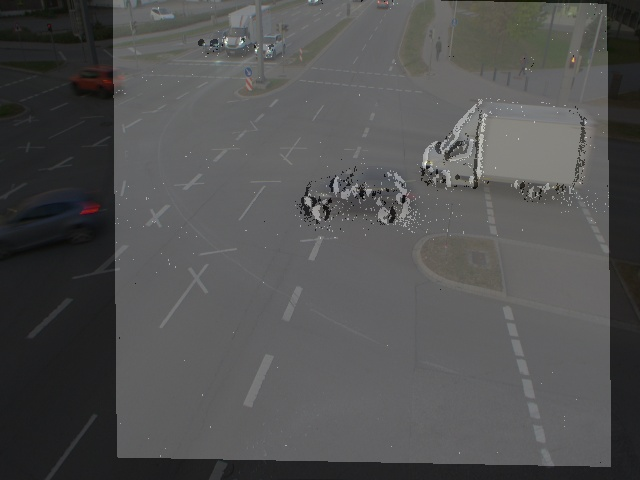
#> input picture demo6_effective_area_DRTD_and_TUMTraf/input_data/TUMTraf/20231114-081517.972886.jpg, 640 x 480 px, found by its file name
$ python get_TUMTraf_effective_area.py
#> lines starting #> are read from the running program, lines starting #| are printed output that depends on the picture; after the words box and inside, x2 and y2 are one past the last pixel; in counts of white or black regions, pixels touching at a corner belong together
import cv2
import numpy as np
import os

class_dict = {0:'Pedestrian', 1:'Bicycle', 2:'Car', 3:'Motorcycle', 4:'Bus', 5:'Truck', 6:'Trailer'}

def draw_label(img, label_path, height, width, bbox_color = (0, 255, 0)):
    if os.path.exists(label_path):
        with open(label_path, 'r') as f:
            labels = f.readlines()
    for label in labels:
        parts = label.strip().split()
        class_id = int(parts[0])
        class_name = class_dict[class_id]
        x_center = float(parts[1]) * width
        y_center = float(parts[2]) * height
        bbox_width = float(parts[3]) * width
        bbox_height = float(parts[4]) * height
        x_min = int(x_center - bbox_width / 2)
        y_min = int(y_center - bbox_height / 2)
        x_max = int(x_center + bbox_width / 2)
        y_max = int(y_center + bbox_height / 2)
        cv2.rectangle(img, (x_min, y_min), (x_max, y_max), bbox_color, 2)
        # print(label, class_name, x_min, y_min, x_max, y_max)
        cv2.putText(img, f"{class_name}", (x_min, y_min-5), cv2.FONT_HERSHEY_SIMPLEX, 0.9, bbox_color, 1)
    return img

if __name__ == "__main__":
    # image and label from TUMTraf dataset
    rgb_label_path = '.\\input_data\\TUMTraf\\20231114-081517.972886_rgb_label.txt'
    event_label_path = '.\\input_data\\TUMTraf\\20231114-081517.972886_ev_label.txt'
    RGB_img_path = '.\\input_data\\TUMTraf\\20231114-081517.972886.jpg'
    img_result_save_path = '.\\output_data\\effective_area_of_TUMTraf_20231114-081517.972886.jpg'
    # Four points defined the polygon of event area, these points are from manual measurements.
    points = [(113, 0), (117, 458), (611, 467), (607, 4)]
    img = cv2.imread(RGB_img_path)
#> img is the input picture: shape (480, 640, 3); mean B, G, R 82.1, 82.3, 82.2
    height, width = 480, 640

    # code for calculate the effective area of TUMTraf
    mask = np.zeros((height, width), dtype=np.uint8)
    cv2.fillPoly(mask, [np.array(points, dtype=np.int32)], color=255)
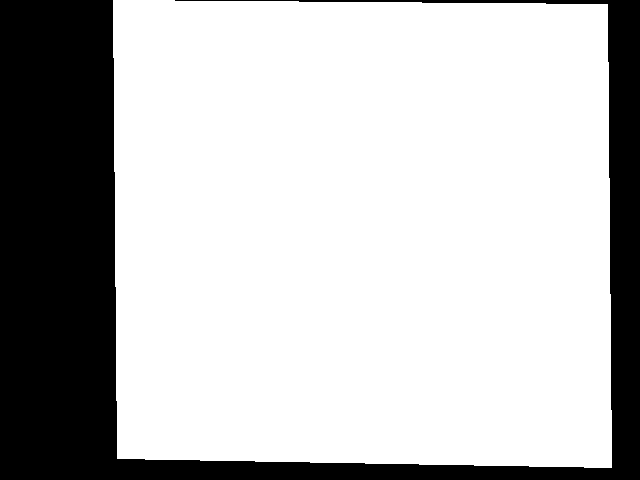
#> mask: shape (480, 640); 74.4% white; 1 black region, box (x1, y1, x2, y2) and area: (0, 0, 640, 480) 78784
    enclosed_pixels = np.sum(mask == 255)
#> enclosed_pixels = 228416
    print('TUMTraf')
    print('pixels of effective area:', enclosed_pixels)
#| pixels of effective area: 228416

    # draw label txt from rgb_label_path and event_label_path
    draw_label(img, event_label_path, height, width, bbox_color = (0, 255, 0)) # color is green
#> (the run stopped early here; a loop or call above may not have finished)
